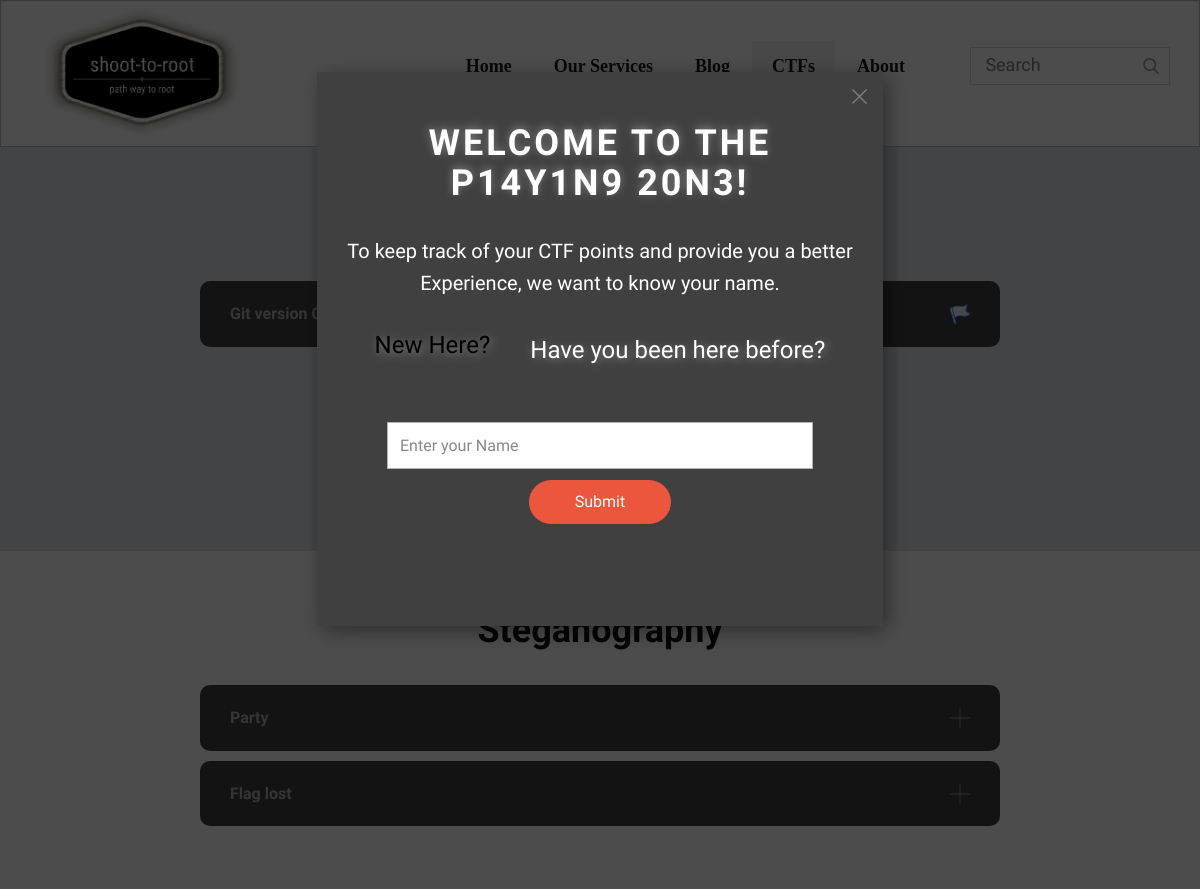
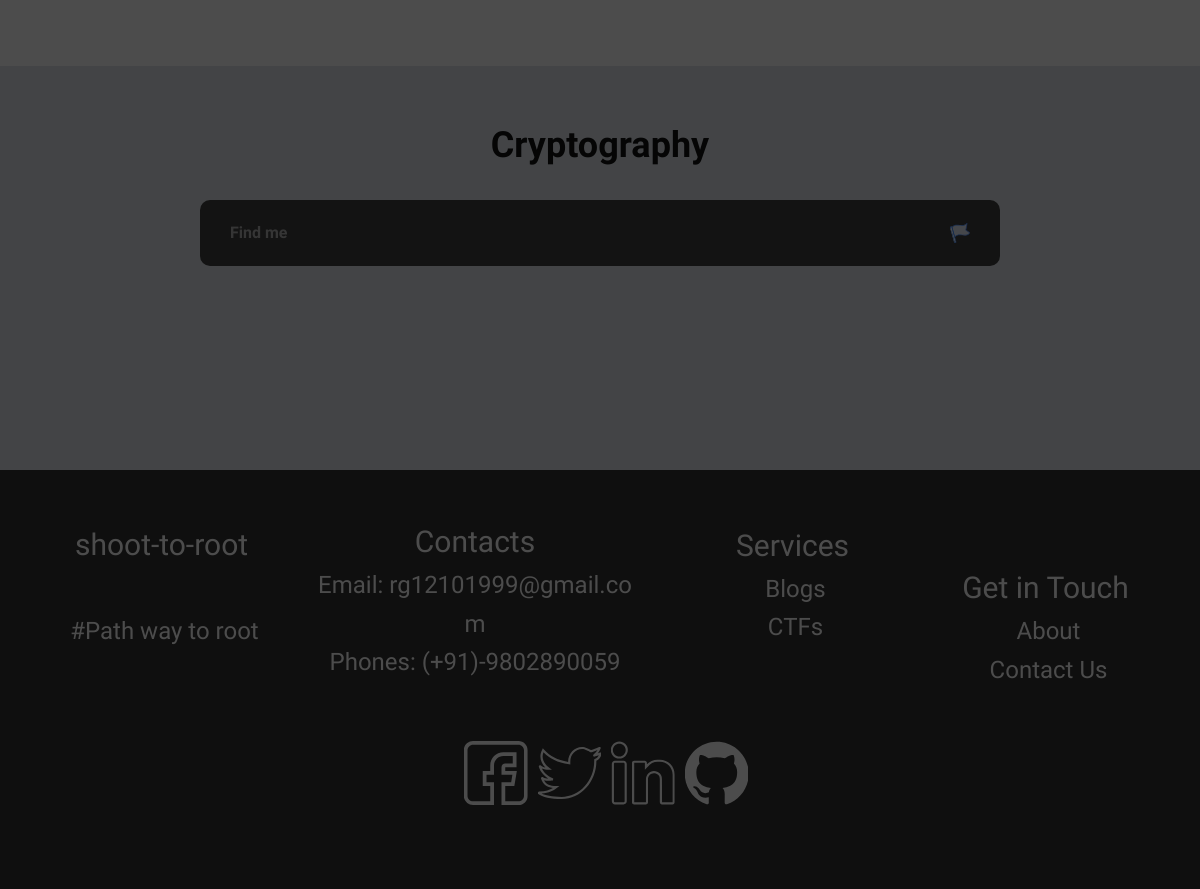
Screenshot of /ctfs.html with the database file from the repository (2 pictures, top to bottom).
### shoot_to_root/models.py (models this page shows, shortened)
class CTF(models.Model):
	cate=models.CharField(max_length=100)
	title=models.CharField(max_length=100)
	index=models.IntegerField(default=0)
	flag=models.TextField(max_length=100,default='')
	description=models.TextField()
	timestamp=models.DateTimeField(default=timezone.now)
	file=models.FileField(upload_to='',null=True)

### shoot_to_root/views.py (the view)
# urls.py: path('ctfs.html',CTFList.as_view(),name='ctf-list'),
class CTFList(ListView):
	model=CTF

### shoot_to_root/templates/shoot_to_root/ctf_list.html (shortened to what this page needs)
{% extends 'ctfs.html'%}

### shoot_to_root/templates/ctfs.html (shortened to what this page needs)
{% load static %}
<!DOCTYPE html>
<html style="font-size: 16px;">
  <head>
    <link rel="stylesheet" href="{% static '/css/nicepagebase.css' %}" media="screen">
<link rel="stylesheet" href="{% static '/css/CTFs.css' %}" media="screen">
  </head>
  <body class="u-body"><header class="u-align-center-xs u-border-1 u-border-grey-25 u-clearfix u-header u-header" id="sec-bae1"><div class="u-clearfix u-sheet u-valign-middle-lg u-valign-middle-md u-valign-middle-sm u-valign-middle-xs u-sheet-1">
        <a href="/base.html" class="u-image u-logo u-image-1" data-image-width="481" data-image-height="291">
          <img src="{% static '/img/logo2.png' %}" class="u-logo-image u-logo-image-1" data-image-width="223.836">
        </a>
        <form action="#" method="get" class="u-border-1 u-border-grey-15 u-search u-search-right u-search-1">
          <button class="u-search-button" type="submit">
            <span class="u-search-icon u-spacing-10 u-text-grey-40">
              <svg class="u-svg-link" preserveAspectRatio="xMidYMin slice" viewBox="0 0 56.966 56.966" style=""><use xmlns:xlink="http://www.w3.org/1999/xlink" xlink:href="#svg-b04b"></use></svg>
            </span>
          </button>
          <input class="u-search-input u-search-input-1" type="search" name="search" value="" placeholder="Search">
        </form>
        <nav class="u-align-left u-menu u-menu-dropdown u-nav-spacing-25 u-offcanvas u-menu-1">
          <div class="u-custom-menu u-nav-container">
            <ul class="u-nav u-spacing-2 u-unstyled u-nav-1"><li class="u-nav-item"><a class="u-active-grey-5 u-button-style u-hover-grey-10 u-nav-link u-text-active-grey-90 u-text-grey-90 u-text-hover-grey-90" href="/base.html" style="padding: 16px 20px;">Home</a>
</li><li class="u-nav-item"><a class="u-active-grey-5 u-button-style u-hover-grey-10 u-nav-link u-text-active-grey-90 u-text-grey-90 u-text-hover-grey-90" href="/Vulnerability_test.html" style="padding: 16px 20px;">Our Services</a>
</li><li class="u-nav-item"><a class="u-active-grey-5 u-button-style u-hover-grey-10 u-nav-link u-text-active-grey-90 u-text-grey-90 u-text-hover-grey-90" href="/blogs.html" style="padding: 16px 20px;">Blog</a>
</li><li class="u-nav-item"><a class="u-active-grey-5 u-button-style u-hover-grey-10 u-nav-link u-text-active-grey-90 u-text-grey-90 u-text-hover-grey-90" href="/ctfs.html" style="padding: 16px 20px;">CTFs</a>
</li><li class="u-nav-item"><a class="u-active-grey-5 u-button-style u-hover-grey-10 u-nav-link u-text-active-grey-90 u-text-grey-90 u-text-hover-grey-90" href="/about.html" style="padding: 16px 20px;">About</a>
</li></ul>
          </div>
        </nav></header>
    <section class="u-align-center u-clearfix u-custom-color-2 u-section-1" id="sec-a7fd">
      <div class="u-clearfix u-sheet u-sheet-1">
        <h2 class="u-text u-text-1">
        <h2 class="u-text u-text-1">Misc</h2>
        </h2>
        <div class="u-accordion u-spacing-10 u-accordion-1">
        	{% for i in object_list %}
          {% if i.cate == "Misc" %}
          <div class="u-accordion-item">
            <a class="u-accordion-link u-active-grey-75 u-button-style u-grey-75 u-hover-grey-70 u-radius-10 u-text-active-white u-text-grey-30 u-text-hover-white u-accordion-link-2" id="link-accordion-4c47" aria-controls="accordion-4c47" aria-selected="false">
              <span class="u-accordion-link-text">{{i.title}}</span><span class="u-accordion-link-icon u-icon u-icon-3"><svg class="u-svg-link" preserveAspectRatio="xMidYMin slice" viewBox="0 0 60 60" style=""><use xlink:href="#svg-3d8d"></use></svg></span>
            </a>
          </div>
          {% endif %}
        {% endfor %}
        </div>
      </div>
    </section>
    <section class="u-align-center u-clearfix u-white u-section-2" id="sec-032c">
      <div class="u-clearfix u-sheet u-sheet-1">
        <h2 class="u-text u-text-1">Steganography</h2>
        <div class="u-accordion u-spacing-10 u-accordion-1">
        	{% for i in object_list %}
          {% if i.cate == "Steganography" %}
          <div class="u-accordion-item">
            <a class="u-accordion-link u-active-grey-75 u-button-style u-grey-75 u-hover-grey-70 u-radius-10 u-text-active-white u-text-grey-30 u-text-hover-white u-accordion-link-2" id="link-accordion-4c47" aria-controls="accordion-4c47" aria-selected="false">
              <span class="u-accordion-link-text">{{i.title}}</span><span class="u-accordion-link-icon u-icon u-text-grey-40 u-icon-3"><svg class="u-svg-link" preserveAspectRatio="xMidYMin slice" viewBox="0 0 42 42" style=""><use xlink:href="#svg-9d52"></use></svg></span>
            </a>
          </div>
          {% endif %}
        {% endfor %}
        </div>
      </div>
    </section>
    <section class="u-align-center u-clearfix u-custom-color-2 u-section-1" id="sec-a7fd">
      <div class="u-clearfix u-sheet u-sheet-1">
        <h2 class="u-text u-text-1">
        <h2 class="u-text u-text-1">Cryptography</h2>
        </h2>
        <div class="u-accordion u-spacing-10 u-accordion-1">
        	{% for i in object_list %}
          {% if i.cate == "Cryptography" %}
          <div class="u-accordion-item">
            <a class="u-accordion-link u-active-grey-75 u-button-style u-grey-75 u-hover-grey-70 u-radius-10 u-text-active-white u-text-grey-30 u-text-hover-white u-accordion-link-2" id="link-accordion-4c47" aria-controls="accordion-4c47" aria-selected="false">
              <span class="u-accordion-link-text">{{i.title}}</span><span class="u-accordion-link-icon u-icon u-icon-3"><svg class="u-svg-link" preserveAspectRatio="xMidYMin slice" viewBox="0 0 60 60" style=""><use xlink:href="#svg-3d8d"></use></svg></span>
            </a>
          </div>
          {% endif %}
        {% endfor %}
        </div>
      </div>
    </section>
    <footer class="u-align-center-md u-align-center-sm u-align-center-xs u-clearfix u-footer u-grey-80" id="sec-d13a"><div class="u-clearfix u-sheet u-sheet-1">
        <p class="u-align-center-lg u-align-center-md u-align-center-xl u-custom-font u-heading-font u-text u-text-1">
          <span style="font-size: 1.875rem;">Services<br>
          </span>
          <a href="/blogs.html" class="footer-link u-active-none u-border-none u-btn u-button-link u-button-style u-hover-none u-none u-text-white u-btn-1">&nbsp;Blogs</a>
          <br>
          <a href="/ctfs.html" class="footer-link u-active-none u-border-none u-btn u-button-link u-button-style u-hover-none u-none u-text-white u-btn-2">&nbsp;CTFs</a>
        </p>
        <p class="u-align-center-lg u-align-center-md u-align-center-xl u-custom-font u-heading-font u-text u-text-2">shoot-to-root</p>
        <p class="u-align-center-lg u-align-center-md u-align-center-xl u-custom-font u-heading-font u-text u-text-3">
          <span style="font-size: 1.875rem;">Contacts</span>
          <br>Email:<a href="mailto:#" class="footer-link u-active-none u-border-none u-btn u-button-link u-button-style u-hover-none u-none u-text-white u-btn-3">&nbsp;rg12101999@gmail.com</a>
          <br>Phones:&nbsp;(+91)-9802890059
        </p>
        <p class="u-align-center-lg u-align-center-md u-align-center-xl u-custom-font u-heading-font u-text u-text-4">
          <span style="font-size: 1.875rem;">Get in Touch</span>
          <br>
          <a href="/about.html" class="footer-link u-active-none u-border-none u-btn u-button-link u-button-style u-hover-none u-none u-text-white u-btn-4">&nbsp;About</a>
          <br>
          <a href="/base.html#contact" class="footer-link u-active-none u-border-none u-btn u-button-link u-button-style u-hover-none u-none u-text-white u-btn-5">&nbsp;Contact Us</a>
        </p>
        <p class="u-align-center-lg u-align-center-md u-align-center-xl u-text u-text-5">#Path way to root</p>
        <div class="u-align-left u-social-icons u-spacing-10 u-social-icons-1">
          <a class="u-social-url" title="facebook" target="_blank" href="https://www.facebook.com/tg106e/"><span class="u-icon u-icon-circle u-social-facebook u-social-icon u-text-white u-icon-1"><svg class="u-svg-link" preserveAspectRatio="xMidYMin slice" viewBox="0 0 512 512" style=""><use xlink:href="#svg-c631"></use></svg></span>
          </a>
          <a class="u-social-url" title="twitter" target="_blank" href="https://twitter.com/raja_garg"><span class="u-icon u-icon-circle u-social-icon u-social-twitter u-text-white u-icon-2"><svg class="u-svg-link" preserveAspectRatio="xMidYMin slice" viewBox="0 0 511.271 511.271" style=""><use xlink:href="#svg-5b73"></use></svg></span>
          </a>
          <a class="u-social-url" title="linkedin" target="_blank" href="https://www.linkedin.com/in/tarun-garg-892807165/"><span class="u-icon u-icon-circle u-social-icon u-social-linkedin u-text-white u-icon-3"><svg class="u-svg-link" preserveAspectRatio="xMidYMin slice" viewBox="0 0 512 512" style=""><use xlink:href="#svg-06f3"></use></svg></span>
          </a>
          <a class="u-social-url" target="_blank" title="Github" href="https://github.com/tarungarg1999"><span class="u-icon u-icon-circle u-social-github u-social-icon u-icon-4"><svg class="u-svg-link" preserveAspectRatio="xMidYMin slice" viewBox="0 0 512 512" style=""><use xlink:href="#svg-6b88"></use></svg></span>
          </a>
        </div>
      </div></footer>
    <section class="u-backlink u-clearfix u-grey-80">
    </section>
  <section class="u-align-center u-black u-clearfix u-container-style u-dialog-block u-opacity u-opacity-70 u-section-5" id="sec-73c3">
      <div class="u-container-style u-dialog u-grey-75 u-shape-rectangle u-dialog-1">
        <div class="u-container-layout u-container-layout-1">
          <h2 class="u-align-center u-text u-text-1">Welcome To the<br>p14y1n9 20n3!
          </h2>
          <p class="u-align-center u-text u-text-2">To keep track of your CTF points and provide you a better Experience, we want to know your name.<h3>{% for message in messages %} Password is :{{ message }}  {% endfor %} </h3></p>
          <div class="u-expanded-width u-tab-links-align-center u-tabs u-tabs-1">
            <ul class="u-border-2 u-border-grey-75 u-tab-list u-unstyled" role="tablist">
              <li class="u-tab-item u-tab-item-1" role="presentation">
                <a class="active u-button-style u-custom-font u-heading-font u-tab-link u-text-active-black u-text-body-alt-color u-text-hover-black u-tab-link-1" id="link-tab-4d6f" href="#tab-4d6f" role="tab" aria-controls="tab-4d6f" aria-selected="true">New Here?</a>
              </li>
              <li class="u-tab-item u-tab-item-2" role="presentation">
                <a class="u-button-style u-custom-font u-heading-font u-tab-link u-text-active-black u-text-body-alt-color u-text-hover-black u-tab-link-2" id="link-tab-2b37" href="#tab-2b37" role="tab" aria-controls="tab-2b37" aria-selected="false">Have you been here before?</a>
              </li>
            </ul>
            <div class="u-tab-content">
              <div class="u-align-left u-container-style u-shape-rectangle u-tab-active u-tab-pane" id="tab-4d6f" role="tabpanel" aria-labelledby="link-tab-4d6f">
                <div class="u-container-layout u-valign-top-lg u-valign-top-md u-valign-top-xl u-container-layout-2">
                  <div class="u-form u-form-1">
                    <form action="register" method="POST" class="u-clearfix u-form-spacing-10 u-form-vertical u-inner-form" style="padding: 10px">
                      <div class="u-form-group u-form-name">
                        <input type="text" placeholder="Enter your Name" id="nm" name="nm" class="u-border-1 u-border-grey-30 u-input u-input-rectangle u-white" required="">
                      </div>
                      <div class="u-align-center u-form-group u-form-submit">
                        <a href="#" class="u-btn u-btn-round u-btn-submit u-button-style u-hover-palette-2-base u-palette-2-base u-radius-50 u-btn-1">Submit</a>
                      </div>
                    </form>
                  </div>
                </div>
              </div>
            </div>
          </div>
        </div><button class="u-dialog-close-button u-icon u-text-grey-50 u-icon-1"><svg class="u-svg-link" preserveAspectRatio="xMidYMin slice" viewBox="0 0 413.348 413.348" style=""><use xlink:href="#svg-5801"></use></svg></button>
      </div></div>
    </section>
</body>
</html>

### shoot_to_root/static/css/CTFs.css (style rules this page uses)
.u-section-1 { background-image: none; }
.u-section-1 .u-sheet-1 { min-height: 404px; }
.u-section-1 .u-text-1 { font-weight: 700; width: 800px; margin: 60px auto 0; }
.u-section-1 .u-accordion-1 { width: 800px; margin: 35px auto 60px; }
.u-section-1 .u-accordion-link-2 { background-image: none; font-weight: 700; margin-bottom: 0; padding: 20px 30px; }
.u-section-1 .u-icon-3 { height: 20px; width: 20px; color: rgb(0, 0, 0); }
.u-section-2 { background-image: none; }
.u-section-2 .u-sheet-1 { min-height: 404px; }
.u-section-2 .u-text-1 { font-weight: 700; width: 800px; margin: 60px auto 0; }
.u-section-2 .u-accordion-1 { width: 800px; margin: 35px auto 60px; }
.u-section-2 .u-accordion-link-2 { background-image: none; font-weight: 700; margin-bottom: 0; padding: 20px 30px; }
.u-section-2 .u-icon-3 { height: 20px; width: 20px; }

### shoot_to_root/templates/ctfs.html (style rules this page uses)
.u-section-5 { min-height: 888px; }
.u-section-5 .u-dialog-1 { width: 566px; min-height: 554px; box-shadow: 5px 5px 20px 0 rgba(0,0,0,0.4); margin: 72px auto 60px; }
.u-section-5 .u-container-layout-1 { padding: 40px 30px 0; }
.u-section-5 .u-text-1 { animation-duration: 1000ms; text-shadow: 0 -2px 8px rgba(128,128,128,1); text-transform: uppercase; letter-spacing: 3px; font-weight: 700; margin: 12px 6px 0; }
.u-section-5 .u-text-2 { font-size: 1.25rem; margin: 32px 0 0; }
.u-section-5 .u-tabs-1 { min-height: 293px; height: auto; margin-top: -48px; margin-bottom: 0; margin-left: 0; }
.u-section-5 .u-tab-item-1 { margin-top: 0; margin-bottom: 5px; }
.u-section-5 .u-tab-link-1 { font-size: 1.5rem; text-shadow: 2px 2px 8px rgba(128,128,128,1); padding: 5px 20px; }
.u-section-5 .u-tab-item-2 { margin-top: 0; margin-bottom: 5px; }
.u-section-5 .u-tab-link-2 { font-size: 1.5rem; text-shadow: 2px 2px 8px rgba(128,128,128,1); padding: 5px 20phref = "myPage.html#myAnchor";x; }
.u-section-5 .u-container-layout-2 { padding: 30px; }
.u-section-5 .u-form-1 { height: 123px; width: 446px; margin: 0; }
.u-section-5 .u-btn-1 { background-image: none; border-style: none; padding: 9px 46px; }
.u-section-5 .u-icon-1 { width: 15px; height: 15px; left: auto; top: 17px; position: absolute; right: 16px; }

### rows the page displays
CTF: title "Git version Control"
CTF: title "Party"
CTF: title "Flag lost"
CTF: title "Find me"
